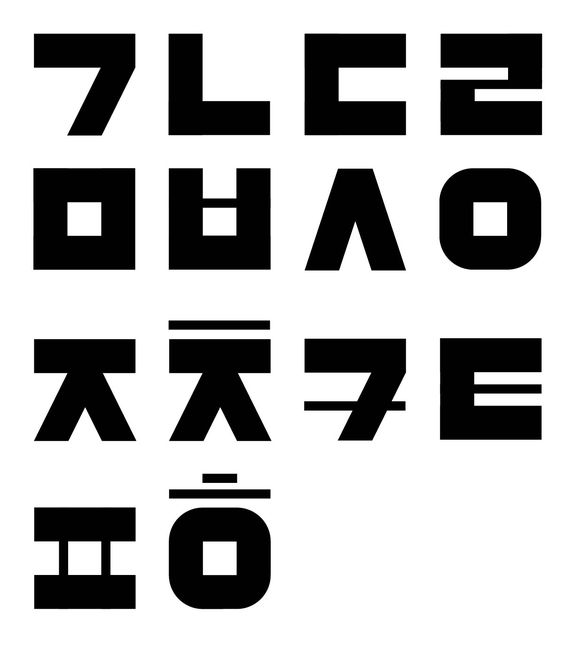
#> input picture Python_Study/OpenCV/image/hangul.jpg, 564 x 668 px, found by its file name
$ jupyter execute '11_open_cv_Image_Erosion_Dilation_(Morphological_Transformations).ipynb'
#> lines starting #> are read from the running program, lines starting #| are printed output that depends on the picture; after the words box and inside, x2 and y2 are one past the last pixel; in counts of white or black regions, pixels touching at a corner belong together
[cell 1]
import cv2
import numpy as np
import matplotlib.pyplot as plt

# Morphological Transformation
    이미지 프로세싱에서 Morphology(형태학)는 이미지를 Segmentation 하여 단순화, 제거, 보정을 통해 형태를 파악하는 목적으로 사용된다. 기본적으로 바이너리 이미지 상에서 이루어지며 원본 이미지와 이미지에 가해지는 변형을 결정하는 구조화된 요소(커널과 같은 역할), 2개의 입력값을 가진다. 그래서 Morphological Transformation(형태학적 변환)역시 이미지 필터링을 사용하여 영역을 변화시키는 방법중 하나라고 인식할 수 있다.

    일반적으로 Binary나 Grayscale 이미지에 사용되며, Dilation(팽창), Erosion(침식) 그리고 이 두개를 조합한 Opening과 Closing이 있다.

## cv2.getStructuringElement(shape, ksize [, anchor]) → retval
    구조화 요소(Structuring Element) 커널을 구하기 위한 방법은 cv2.getStructuringElement 함수를 사용하면 된다.

    1. shape : 구조화 요소 커널의 모양
    - cv2.MORPH_CROSS : 십자가형
    - cv2.MORPH_ELLIPSE : 타원형
    - cv2.MORPH_RECT : 직사각형
    cv::MorphShapes 참고

    2, ksize : 구조화 요소 커널의 크기
    3. anchor : 구조화 요소 커널의 기준점. default 값 (-1, -1)은 기준점을 중심으로 잡는다. 해당 값은 오직 cv2.MORPH_CROSS 모양을 사용할 때만 영향을 준다. cv2.MORPH_CROSS의 경우에는 해당 기준점이 있는 열과 행의 값만 1로 채워진다.

[cell 2]
cv2.getStructuringElement(cv2.MORPH_CROSS, (5, 5), anchor = (1, 1))

[cell 3]
cv2.getStructuringElement(cv2.MORPH_ELLIPSE, (7, 7))

[cell 4]
cv2.getStructuringElement(cv2.MORPH_RECT, (5, 5))

# 1. Erosion (침식)
    원본 이미지의 각 픽셀에 structuring element(구조화 요소)를 적용해 하나라도 0이 있으면 대상 픽셀을 제거하는 방법이다. 아래 예제는 원본 이미지에 사각형 모양의 구조화 요소 커널을 적용시킨 모습이다. 원본 이미지와 결과 이미지를 보면 ★★ 검은색의 영역이 흰색을 침식해 들어가는 것을 확인할 수 있다. 결과적으로 이 방법은 작은 Object를 제거하는데 효과가 있다.

    [ 1, 1, 0, 0, 1, 1 ] * [ 1, 1, 1 ] = [ 0, 0, 0, 0, 0, 0 ]
    [ 1, 1, 0, 0, 1, 1 ]   [ 1, 1, 1 ]   [ 0, 0, 0, 0, 0, 0 ]
    [ 1, 1, 1, 1, 1, 1 ]   [ 1, 1, 1 ]   [ 0, 0, 0, 0, 0, 0 ]
    [ 1, 1, 1, 1, 1, 1 ]                 [ 0, 1, 1, 1, 1, 0 ]
    [ 1, 1, 1, 1, 1, 1 ]                 [ 0, 1, 1, 1, 1, 0 ]
    [ 1, 1, 1, 1, 1, 1 ]                 [ 0, 0, 0, 0, 0, 0 ]

    구조화 요소 커널의 모양이 사각형이 아니라 cross 혹은 타원형인 경우에는 이미지에 커널을 올릴 때 커널 전체를 인식하는 것이 아니라 커널에서 1인 부분만 인식하게 된다. 따라서 이미지 위에서 커널이 움직일때 각각 cross 형태로, 타원형태로 움직이게 된다.

## cv2.erode(src, kernel [, dst [, anchor [, iterations [, borderType [, borderValue]]]]]) → dst
    특정 구조화 요소를 사용하여 이미지를 침식시키는 함수
    1. src : 입력이미지. 채널 수는 상관 없으나 다음과 같은 이미지 데이터만 사용할 수 있다. (CV_8U, CV_16U, CV_16S, CV_32F, CV_64F)
    2. kernel : 침식에 사용할 구조화 요소 커널. 앞서 cv2.getStructuringElement로 생성할 수 있다.
    3. anchor : 구조화 요소 안에서 사용할 기준점. default로 (-1, -1)이 지정되어 있어 구조화 요소 중심을 기준으로 잡는다. 앞서 filter2D에서의 anchor 처럼 침식할 픽셀의 위치가 구조화 요소 안에서 어디에 위치해야 하는지 지정해준다.
    4. iterations : 침식을 반복할 횟수를 지정한다.

[cell 5]
img = cv2.imread('hangul.jpg')
#> img is the input picture: shape (668, 564, 3); min 0, max 255, mean 182
res, img = cv2.threshold(img, 127, 255, cv2.THRESH_BINARY_INV)
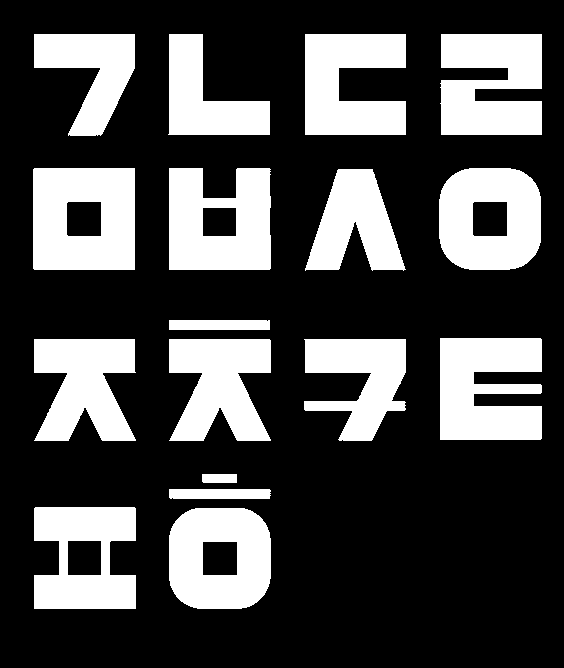
#> img: shape (668, 564, 3); 28.8% white; 17 white regions, largest, box (x1, y1, x2, y2) and area: (33, 168, 135, 270) 9248, (440, 338, 542, 440) 8768, (440, 34, 542, 135) 8596

kernel = {}
kernel[0] = cv2.getStructuringElement(cv2.MORPH_RECT, (11, 11))
kernel[1] = cv2.getStructuringElement(cv2.MORPH_CROSS, (11, 11))
kernel[2] = cv2.getStructuringElement(cv2.MORPH_ELLIPSE, (11, 11))
titles = ["Rectangle", "Cross", "Ellipse"]

plt.figure(figsize=(8, 8))
plt.subplot(2, 2, 1)
plt.title('original')
plt.imshow(img)
plt.xticks([])
plt.yticks([])

for i in range(3):
    erosion = cv2.erode(img, kernel[i])
    plt.subplot(2, 2, i+2)
    plt.title(titles[i])
    plt.imshow(erosion)
    plt.axis("off")
#> this loop made 3 passes
#> pass 1, `erosion = cv2.erode(img, kernel[i])`:
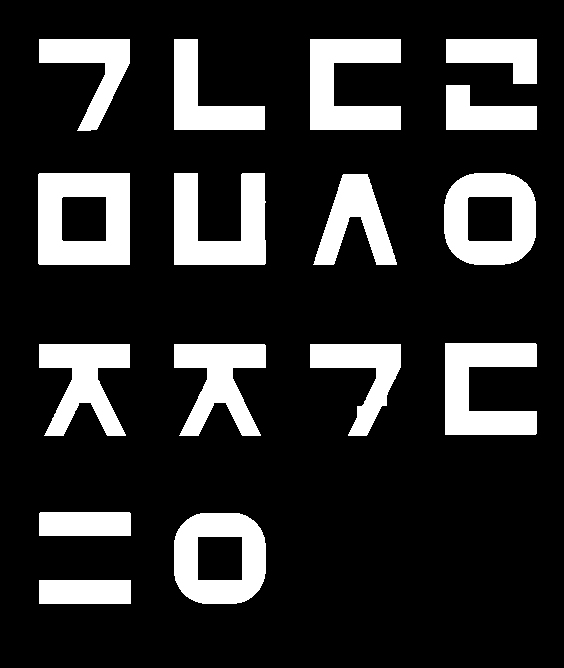
#> erosion: shape (668, 564, 3); 18% white; 16 white regions, largest, box (x1, y1, x2, y2) and area: (38, 173, 130, 265) 6528, (174, 513, 266, 604) 5513, (444, 173, 536, 265) 5496
#> pass 3, `erosion = cv2.erode(img, kernel[i])`:
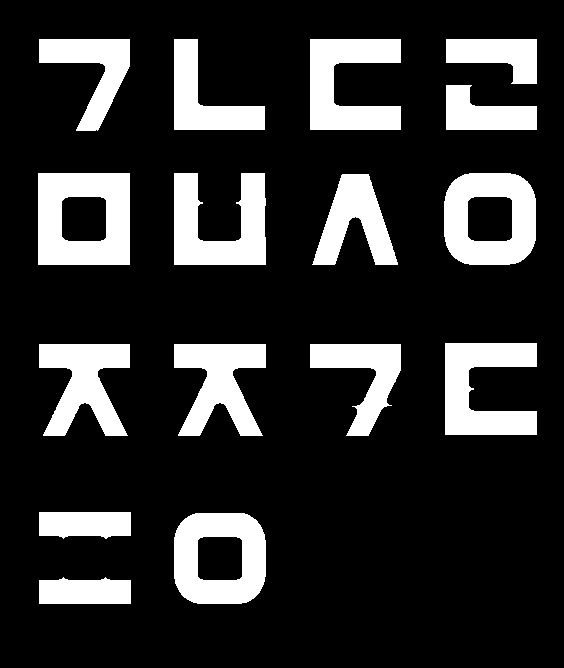
#> erosion: shape (668, 564, 3); 18.5% white; 16 white regions, largest, box (x1, y1, x2, y2) and area: (38, 173, 130, 265) 6568, (174, 513, 266, 604) 5792, (444, 173, 536, 265) 5791

plt.tight_layout()
plt.show()

# 2. Dilation (팽창)
    팽창은 원본 이미지의 각 픽셀에 structuring element(구조화 요소)를 적용해 하나라도 1이 있으면 대상 픽셀을 1로 만드는 방법이다. 아래 예제는 원본 이미지에 사각형 모양의 구조화 요소 커널을 적용시킨 모습이다. 원본 이미지와 결과 이미지를 보면 아까와는 반대로 ★★ 흰색의 영역이 더 넓어지는 것을 확인할 수 있다. 결과적으로 경계가 조금 부드러워지고 구멍이 메꾸어지는 효과가 있다.

    [ 0, 0, 0, 0, 0, 0 ] * [ 1, 1, 1 ] = [ 0, 0, 0, 0, 0, 0 ]
    [ 0, 0, 0, 0, 0, 0 ]   [ 1, 1, 1 ]   [ 0, 0, 0, 0, 0, 0 ]
    [ 0, 0, 0, 0, 0, 0 ]   [ 1, 1, 1 ]   [ 1, 1, 1, 1, 1, 1 ]
    [ 0, 1, 1, 1, 1, 0 ]                 [ 1, 1, 1, 1, 1, 1 ]
    [ 0, 1, 1, 1, 1, 0 ]                 [ 1, 1, 1, 1, 1, 1 ]
    [ 0, 0, 0, 0, 0, 0 ]                 [ 1, 1, 1, 1, 1, 1 ]

## cv2.dilate(src, kernel [, dst [, anchor [, iterations [, borderType [, borderValue]]]]]) -> dst
    특정 구조화 요소를 사용하여 이미지를 팽창시키는 함수
    1. src : 입력이미지. 채널 수는 상관 없으나 다음과 같은 이미지 데이터만 사용할 수 있다. (CV_8U, CV_16U, CV_16S, CV_32F, CV_64F)
    2. kernel : 팽창에 사용할 구조화 요소 커널. 앞서 cv2.getStructuringElement로 생성할 수 있다.
    3. anchor : 구조화 요소 안에서 사용할 기준점. default로 (-1, -1)이 지정되어 있어 구조화 요소 중심을 기준으로 잡는다. 앞서 filter2D에서의 anchor 처럼 팽창할 픽셀의 위치가 구조화 요소 안에서 어디에 위치해야 하는지 지정해준다.
    4. iterations : 팽창을 반복할 횟수를 지정한다.

[cell 6]
img2 = cv2.imread('hangul.jpg')
res, img2 = cv2.threshold(img, 127, 255, cv2.THRESH_BINARY_INV)

kernel = {}
kernel[0] = cv2.getStructuringElement(cv2.MORPH_RECT, (11, 11))
kernel[1] = cv2.getStructuringElement(cv2.MORPH_CROSS, (11, 11))
kernel[2] = cv2.getStructuringElement(cv2.MORPH_ELLIPSE, (11, 11))
titles = ["Rectangle", "Cross", "Ellipse"]

plt.figure(figsize=(8, 8))
plt.subplot(2, 2, 1)
plt.title('original')
plt.imshow(img)
plt.xticks([])
plt.yticks([])

for i in range(3):
    dilation = cv2.dilate(img, kernel[i])
    plt.subplot(2, 2, i+2)
    plt.title(titles[i])
    plt.imshow(dilation)
    plt.axis("off")
#> this loop made 3 passes
#> pass 1, `dilation = cv2.dilate(img, kernel[i])`:
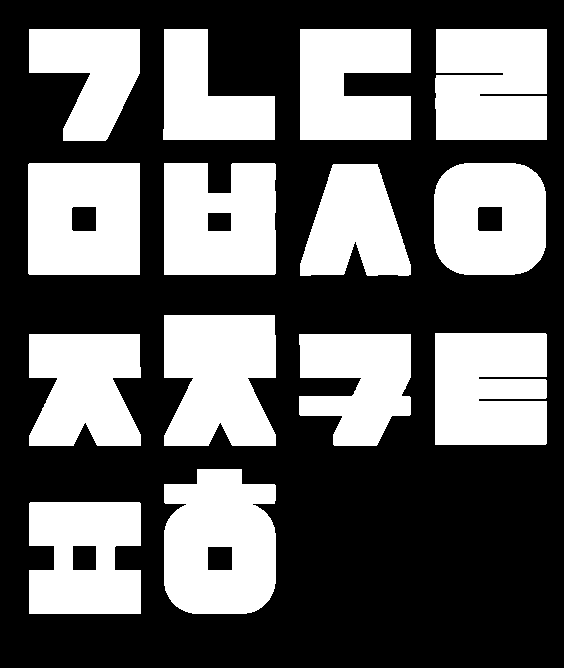
#> dilation: shape (668, 564, 3); 40.2% white; 14 white regions, largest, box (x1, y1, x2, y2) and area: (164, 469, 276, 614) 13763, (164, 315, 276, 446) 12732, (435, 333, 547, 445) 12268
#> pass 3, `dilation = cv2.dilate(img, kernel[i])`:
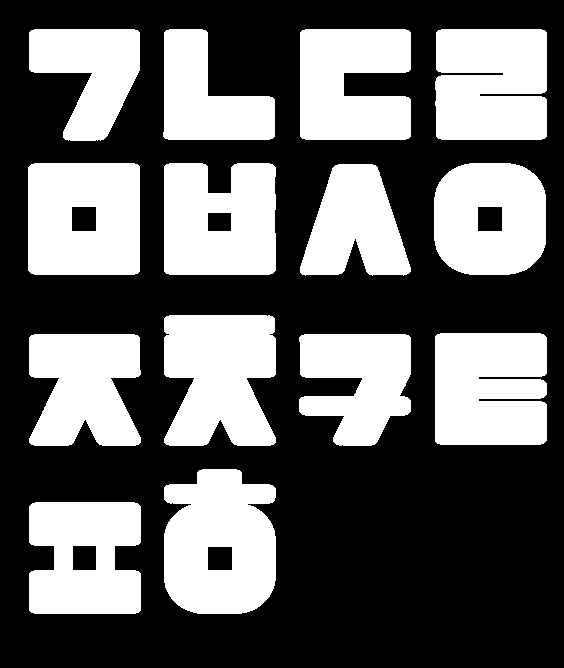
#> dilation: shape (668, 564, 3); 39.5% white; 14 white regions, largest, box (x1, y1, x2, y2) and area: (164, 469, 276, 614) 13424, (164, 315, 276, 446) 12399, (435, 333, 547, 445) 12192

plt.tight_layout()
plt.show()

# 3. Opening & Closing
    Opening : 이미지에 Erosion(침식) 적용 후 Dilation(팽창) 적용하는 것으로 영역이 점점 둥글게 된다. 따라서 점 잡음 이나 작은 물체, 돌기 등을 제거하는데 적합하다.
    Closing : 이미지에 Dilation(팽창) 적용 후 Erosion(침식) 적용하는 것으로 영역과 영역이 서로 붙기 때문에 이미지의 전체적인 윤곽을 파악하기에 적합하다.

    (Opening)
    [ 1, 1, 0, 0, 1, 1 ] * [ 1, 1, 1 ] = [ 0, 0, 0, 0, 0, 0 ] * [ 1, 1, 1 ] = [ 0, 0, 0, 0, 0, 0 ]
    [ 1, 1, 0, 0, 1, 1 ]   [ 1, 1, 1 ]   [ 0, 0, 0, 0, 0, 0 ]   [ 1, 1, 1 ]   [ 0, 0, 0, 0, 0, 0 ]
    [ 1, 1, 1, 1, 1, 1 ]   [ 1, 1, 1 ]   [ 0, 0, 0, 0, 0, 0 ]   [ 1, 1, 1 ]   [ 1, 1, 1, 1, 1, 1 ]
    [ 1, 1, 1, 1, 1, 1 ]                 [ 0, 1, 1, 1, 1, 0 ]                 [ 1, 1, 1, 1, 1, 1 ]
    [ 1, 1, 1, 1, 1, 1 ]                 [ 0, 1, 1, 1, 1, 0 ]                 [ 1, 1, 1, 1, 1, 1 ]
    [ 1, 1, 1, 1, 1, 1 ]                 [ 0, 0, 0, 0, 0, 0 ]                 [ 1, 1, 1, 1, 1, 1 ]

    (Closing)
    [ 1, 1, 0, 0, 0, 0 ] * [ 1, 1, 1 ] = [ 1, 1, 1, 0, 0, 0 ] * [ 1, 1, 1 ] = [ 0, 0, 0, 0, 0, 0 ]
    [ 1, 1, 0, 0, 0, 0 ]   [ 1, 1, 1 ]   [ 1, 1, 1, 0, 0, 0 ]   [ 1, 1, 1 ]   [ 0, 1, 0, 0, 0, 0 ]
    [ 1, 1, 0, 0, 0, 0 ]   [ 1, 1, 1 ]   [ 1, 1, 1, 1, 1, 1 ]   [ 1, 1, 1 ]   [ 0, 1, 0, 0, 0, 0 ]
    [ 1, 1, 1, 1, 1, 1 ]                 [ 1, 1, 1, 1, 1, 1 ]                 [ 0, 1, 1, 1, 1, 0 ]
    [ 0, 0, 0, 0, 0, 0 ]                 [ 1, 1, 1, 1, 1, 1 ]                 [ 0, 1, 1, 1, 1, 0 ]
    [ 1, 1, 1, 1, 1, 1 ]                 [ 1, 1, 1, 1, 1, 1 ]                 [ 0, 0, 0, 0, 0, 0 ]

## cv2.morphologyEx(src, op, kernel [, dst [, anchor [, iterations [, borderType [, borderValue]]]]]) → dst
    해당 함수는 앞서 Dilation(팽창)과 Erosion(수축)의 형태학적 변환을 결합하여 연산하는데 도움을 주는 함수이다.
    1. src : 입력이미지. 채널 수는 상관 없으나 다음과 같은 이미지 데이터만 사용할 수 있다. (CV_8U, CV_16U, CV_16S, CV_32F, CV_64F)

    ★ op : 형태학적 연산의 종류
    cv2.MORPH_OPEN : cv2.dilate(cv2.erode(src))
    cv2.MORPH_CLOSE : cv2.erode(cv2.dilate(src))
    cv2.MORPH_GRADIENT : cv2.dilate(src) - cv2.erode(cv2)
    cv2.MORPH_TOPHAT : src - opening
    cv2.MORPH_BLACKHAT : closing - src
    cv::MorphTypes 참고

    3. kernel : 구조화 요소 커널. 앞서 cv2.getStructuringElement로 생성할 수 있다.
    4. anchor : 구조화 요소 커널에서의 기준점. default로 (-1, -1)이 설정되어 있으며 이는 커널의 중앙을 뜻한다.
    5. iterations : 형태학적 변환 반복 횟수

[cell 7]
img3 = cv2.imread('hangul.jpg')
res, img3 = cv2.threshold(img3, 127, 255, cv2.THRESH_BINARY_INV)

kernel = cv2.getStructuringElement(cv2.MORPH_ELLIPSE, (9, 9))
opening = cv2.morphologyEx(img3, cv2.MORPH_OPEN, kernel)
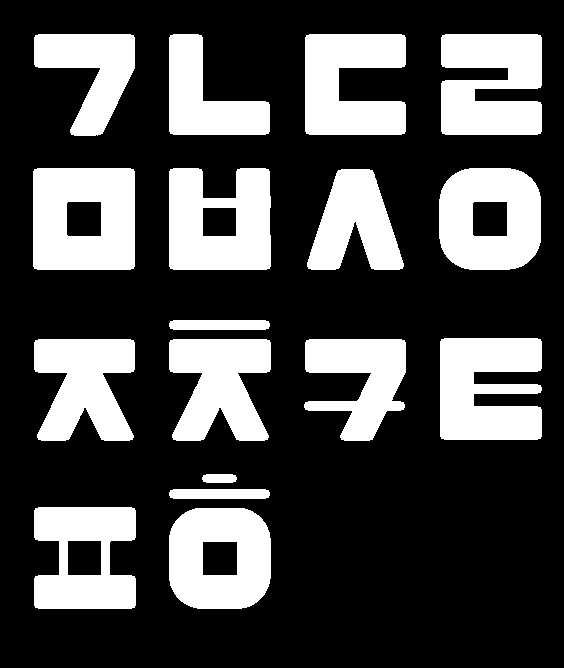
#> opening: shape (668, 564, 3); 28.6% white; 17 white regions, largest, box (x1, y1, x2, y2) and area: (33, 168, 135, 270) 9226, (440, 338, 542, 440) 8724, (441, 34, 542, 135) 8545
closing = cv2.morphologyEx(img3, cv2.MORPH_CLOSE, kernel)
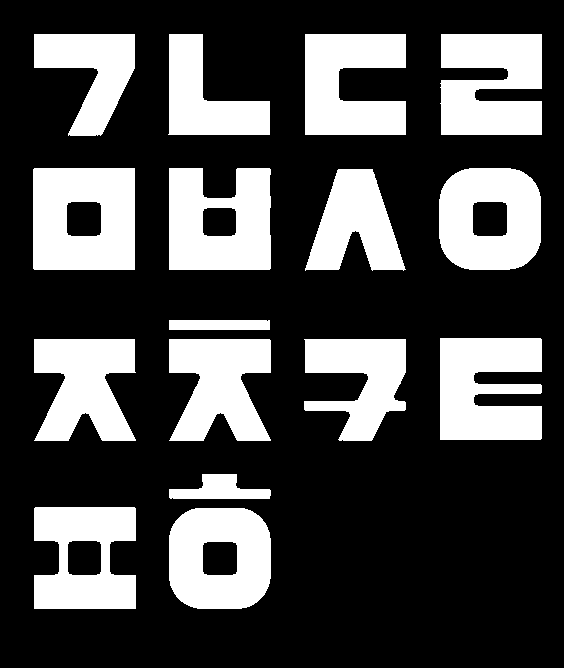
#> closing: shape (668, 564, 3); 29% white; 16 white regions, largest, box (x1, y1, x2, y2) and area: (33, 168, 135, 270) 9270, (440, 338, 542, 440) 8792, (440, 34, 542, 135) 8620
gradient = cv2.morphologyEx(img3, cv2.MORPH_GRADIENT, kernel)
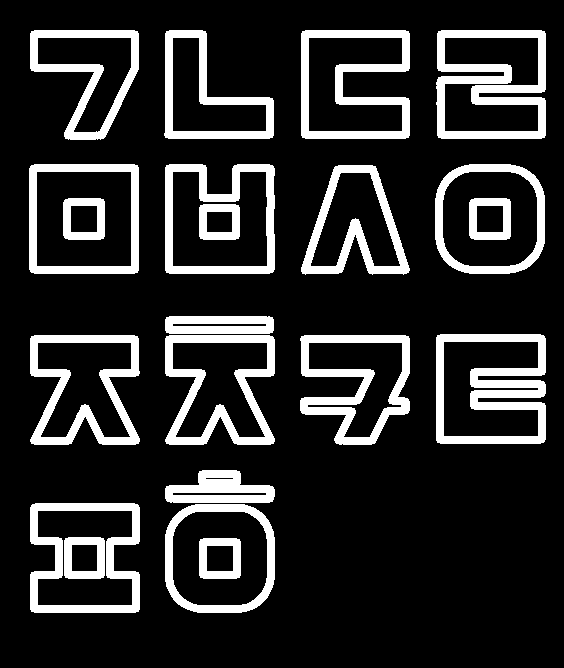
#> gradient: shape (668, 564, 3); 16.8% white; 21 white regions, largest, box (x1, y1, x2, y2) and area: (436, 334, 546, 444) 5356, (436, 30, 546, 139) 5313, (300, 335, 410, 445) 4333
tophat = cv2.morphologyEx(img3, cv2.MORPH_TOPHAT, kernel)
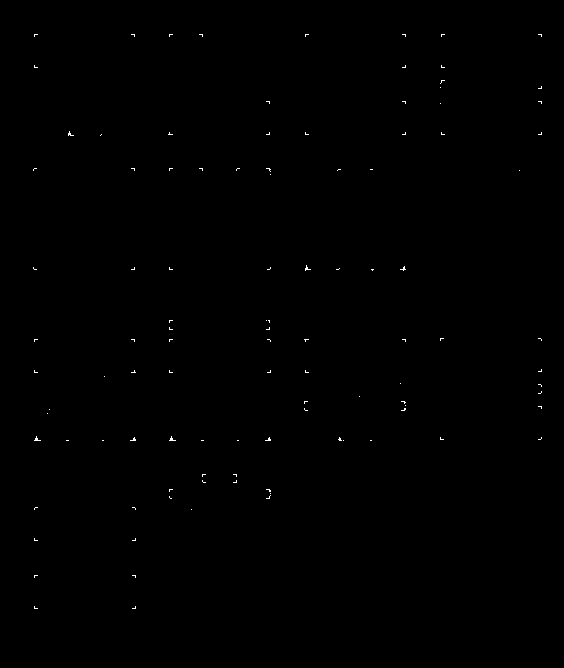
#> tophat: shape (668, 564, 3); 0.16% white in thin lines or dots, all inside (x1, y1, x2, y2) = (33, 34, 542, 609)
blackhat = cv2.morphologyEx(img3, cv2.MORPH_BLACKHAT, kernel)
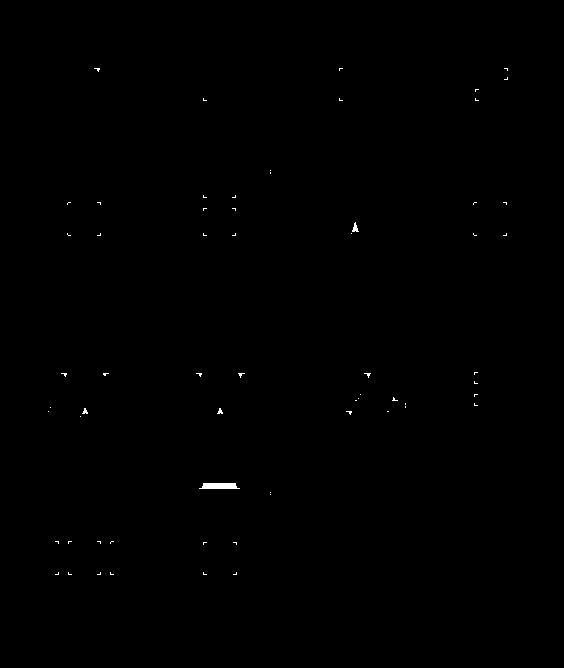
#> blackhat: shape (668, 564, 3); 0.17% white; 63 white regions (59 under 20 px), largest, box (x1, y1, x2, y2) and area: (199, 483, 240, 489) 210, (352, 222, 359, 232) 37, (82, 408, 88, 414) 21, (217, 408, 223, 414) 21

titles = ['original', 'opening', 'closing', 'gradient', 'tophat', 'blackhat']
images = [img3, opening, closing, gradient, tophat, blackhat]

plt.figure(figsize=(8, 8))
for i in range(6):
    plt.subplot(2, 3, i+1)
    plt.imshow(images[i])
    plt.title(titles[i])
    plt.axis('off')

plt.tight_layout()
plt.show()
